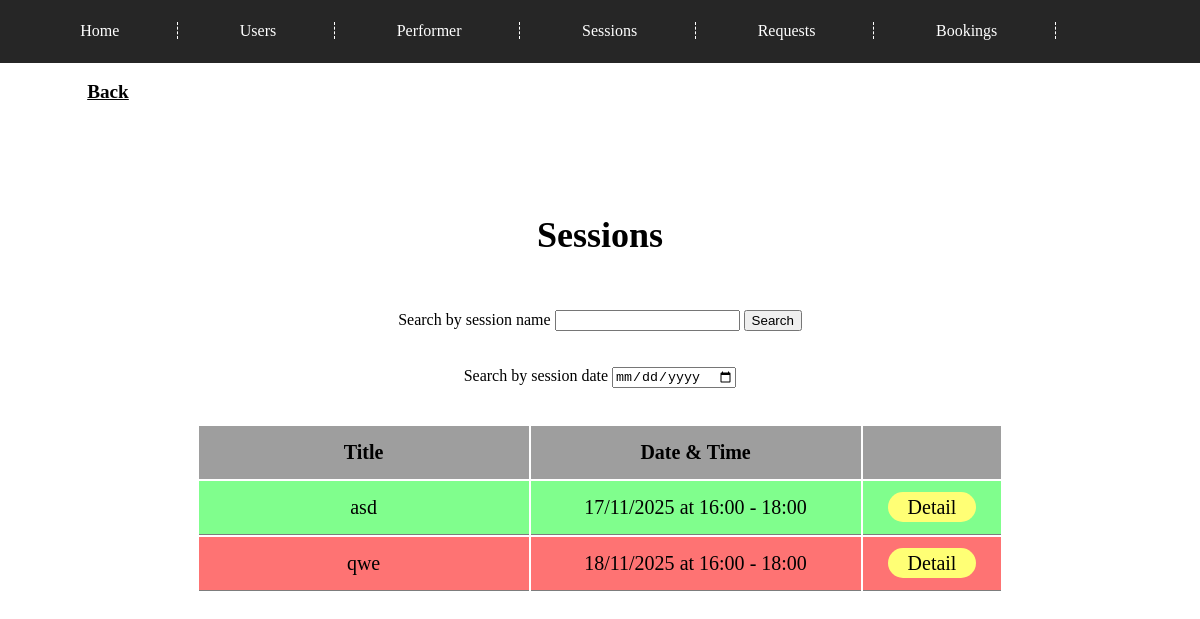
/UI_admin/session_a.php, run on the app's committed database.
### tables this page shows
CREATE TABLE `session` (
  `session_id` int(11) NOT NULL,
  `session_name` varchar(50) DEFAULT NULL,
  `session_date` datetime DEFAULT NULL,
  `p_alias` varchar(50) DEFAULT NULL,
  `price` int(11) DEFAULT NULL,
  `performers` int(11) DEFAULT NULL,
  `admins` int(11) DEFAULT NULL,
  `approval` tinyint(1) DEFAULT NULL
);

### UI_admin/session_a.php (the view, shortened to what this page needs)
<?php
require_once('dbconn.php');
$name = $_GET['name'];
$date = $_GET['date'];
if (isset($_GET['search_session'])) {
    $q = "select * from session where 1=1";
    if ($name && !empty($name)) {
        $q .= " and session_name like '%$name%'";
    }
    if ($date && !empty($date)) {
        $q .= " and session_date like '%$date%'";
    }
} else {
    $q = "select * from session ";
}
$result = mysqli_query($mysqli, $q);
?>
<!DOCTYPE html>
<html lang="en">
<head>
    <link rel="stylesheet" href="style1.css">
</head>
<body>
    <?php include 'top_a.php'; ?>
    <div id="content">
        <br>
        <div id="back">
            <a href="home_a.php" class="back">Back</a>
        </div>
        <div id="main">
            <h2>Sessions</h2>
            <form action="session_a.php" method="GET">
                <label>Search by session name</label>
                <input type="text" name="name">
                <input type="submit" name="search_session" value="Search"><br><br><br>
                <label>Search by session date</label>
                <input type="date" name="date"><br><br><br>
            </form>
            <table>
                <tr>
                    <th style="column-width: 15em; ">Title</td>
                    <th style="column-width: 15em;">Date & Time</td>
                    <th style="column-width: 3em;"></th>
                </tr>
                <?php
                while ($row = $result->fetch_array()) {
                    $datetime = new DateTime($row["session_date"]);
                    $date = $datetime->format('d/m/Y');
                    $start_time = $datetime->format('H:i');
                    $datetime->modify('+2 hours');
                    $end_time = $datetime->format('H:i'); ?>
                    <tr>
                        <td style="<? if ($row['approval'] == 1) {
                            echo "background-color: rgb(128, 254, 141)";
                        } else {
                            echo "background-color: rgb(254, 115, 115)";
                        } ?>">
                            <? echo $row['session_name'] ?>
                        </td>
                        <td style="<? if ($row['approval'] == 1) {
                            echo "background-color: rgb(128, 254, 141)";
                        } else {
                            echo "background-color: rgb(254, 115, 115)";
                        } ?>">
                            <? echo "$date at $start_time - $end_time" ?>
                        </td>
                        <td style="<? if ($row['approval'] == 1) {
                            echo "background-color: rgb(128, 254, 141)";
                        } else {
                            echo "background-color: rgb(254, 115, 115)";
                        } ?>">
                            <a href='check_session.php?sid=<? echo $row['session_id'] ?>' id="edit">Detail</a>
                        </td>
                    </tr>
                <? } ?>
            </table>
        </div>
    </div>
</body>
</html>

### UI_admin/style1.css (style rules this page uses)
* { box-sizing: border-box; }
html, body { height: 100%; margin: 0; padding: 0; font-family: 'Times New Roman', Times, serif, serif; position: relative; }
body { display: flex; flex-direction: column; }
div#content { display: flex; height: 100%; flex-direction: column; margin: 0px; }
div#main { text-align: center; padding: 20px; }
#main h2 { font-size: 2.25em; margin: 1.5em; }
#main table { margin: 0 auto; font-size: 1.25em; }
#main th { background-color: #9e9e9e; padding: 0.75em; }
#main td { padding: 0.75em; border-bottom: 1px solid #7d7d7d; }
#main a { padding-left:1em; padding-right: 1em; padding-top: 0.2em; padding-bottom: 0.2em; margin: 0.5em; border-radius: 1em; text-decoration: none; }
#main a[id="edit"] { background-color: rgb(255, 255, 117); color: black; }
div#back { text-align: center; font-weight: bolder; height: 8%; }
#back a { padding-left:1.5em; padding-right: 1.5em; padding-top: 0.5em; padding-bottom: 0.5em; color:black; font-size: 1.2em; margin-left: 3%; margin-right: 85%; margin-top: 3em; border-radius: 1em; }

### data on the page
session: session_name "asd", session_date "17/11/2025", session_date "16:00", session_date "18:00"
session: session_name "qwe", session_date "18/11/2025", session_date "16:00", session_date "18:00"
